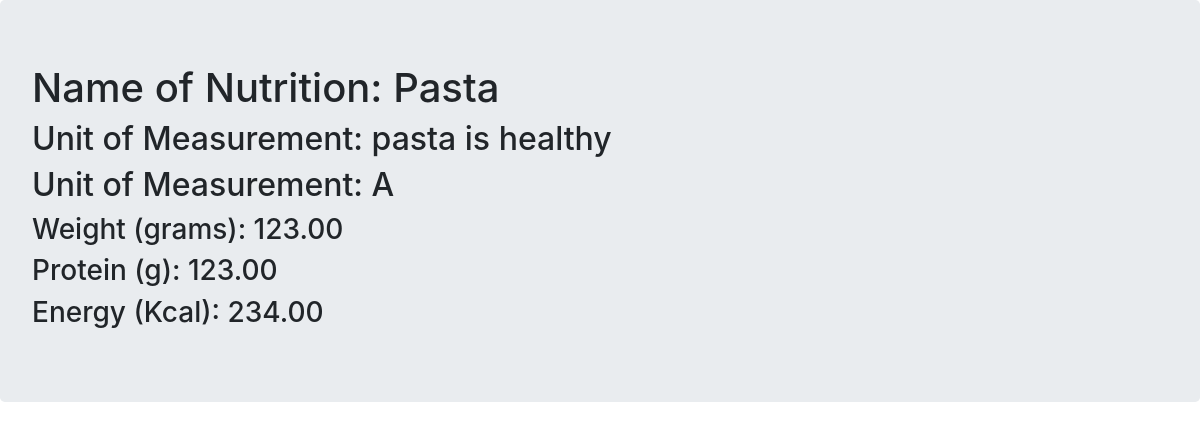
Screenshot of /products-details/7 (signed in) with the database file from the repository.
### foodCMS/models.py (models this page shows, shortened)
class Products(models.Model):
    PROD_STATUS = (
        ('A','ACTIVE'),
        ('INA','INACTIVE'),
    )
    name = models.CharField(max_length=200,verbose_name="Name")
    description = models.CharField(max_length=1000, verbose_name="Description")
    status = models.CharField(max_length=3,choices=PROD_STATUS,verbose_name="Active")

class NutriDirectory(models.Model):
    prod_id = models.ForeignKey(Products, on_delete=models.CASCADE)
    nutri_info_id = models.ForeignKey(NutritionInfo, on_delete=models.CASCADE)
    value = models.FloatField(verbose_name="Value")
    class Meta:
        unique_together = ('prod_id', 'nutri_info_id',)
    def __str__(self):
        return "{} ({}): {:.2f}".format(self.nutri_info_id.name,
                                        self.nutri_info_id.unit,
                                        self.value)

class NutritionInfo(models.Model):
    name = models.CharField(max_length=50,verbose_name="Name")
    unit = models.CharField(max_length=50,verbose_name="Unit")

### foodCMS/views.py (the view)
# urls.py: path('products-details/<int:pk>',views.ProductsDetailView.as_view(),
@method_decorator(login_required, name="dispatch")
class ProductsDetailView(DetailView):
    model = Products
    template_name = 'foodCMS/products/productsDetailView.html'
    def get_context_data(self, **kwargs):
        kwargs = super(ProductsDetailView, self).get_context_data(**kwargs)
        nutri_directory = NutriDirectory.objects.filter(prod_id=self.get_object())
        kwargs.update({
            'nutri_directory': nutri_directory
        })
        return kwargs

### foodCMS/templates/foodCMS/products/productsDetailView.html
{% extends "../base.html" %}
{% block maincontent %}
<div class="jumbotron">
    <h1>Name of Nutrition: {{ object.name }}</h1>
    <h2>Unit of Measurement: {{ object.description }}</h2>
    <h2>Unit of Measurement: {{ object.status }}</h2>
    {% for info in nutri_directory %}
        <h3>{{ info }}</h3>
    {% endfor %}
</div>
{% endblock %}

### rows the page displays
Products: name "Pasta", description "pasta is healthy", status "A"
NutriDirectory: nutri_info_id+value "Weight (grams): 123.00"
NutriDirectory: nutri_info_id+value "Protein (g): 123.00"
NutriDirectory: nutri_info_id+value "Energy (Kcal): 234.00"
